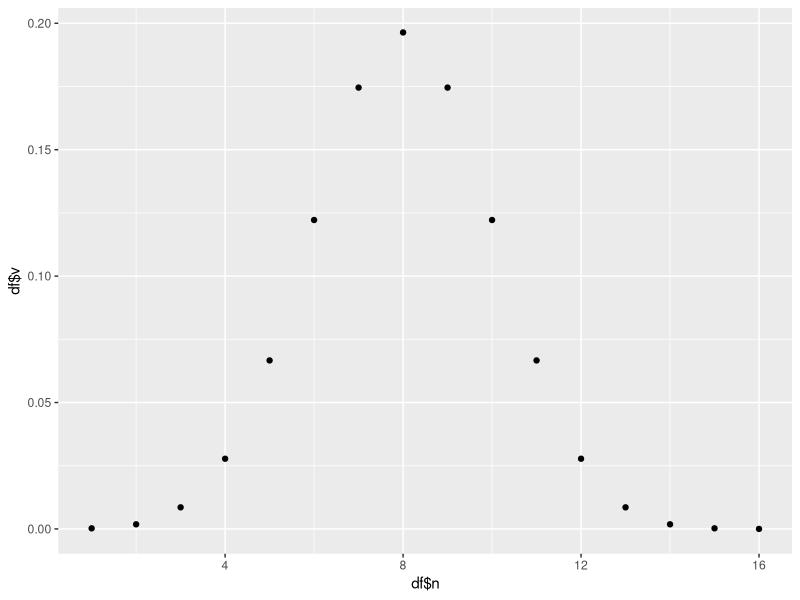

This figure's R source:
## ---- chunk 1
library(ggplot2)

# generate data
n <- 16
data <- sample(c(0,1), 16, replace = TRUE)

# get probabilty of passed trials
probabilities <- c()
for (i in 1:n)
  probabilities[i] <- dbinom(i, n, 0.5)


df <- data.frame("n" = c(1:length(probabilities)), "v" = probabilities)
qplot(x = df$n, y = df$v)
## ---- chunk 2
pbinom(6, 12, 0.5)
